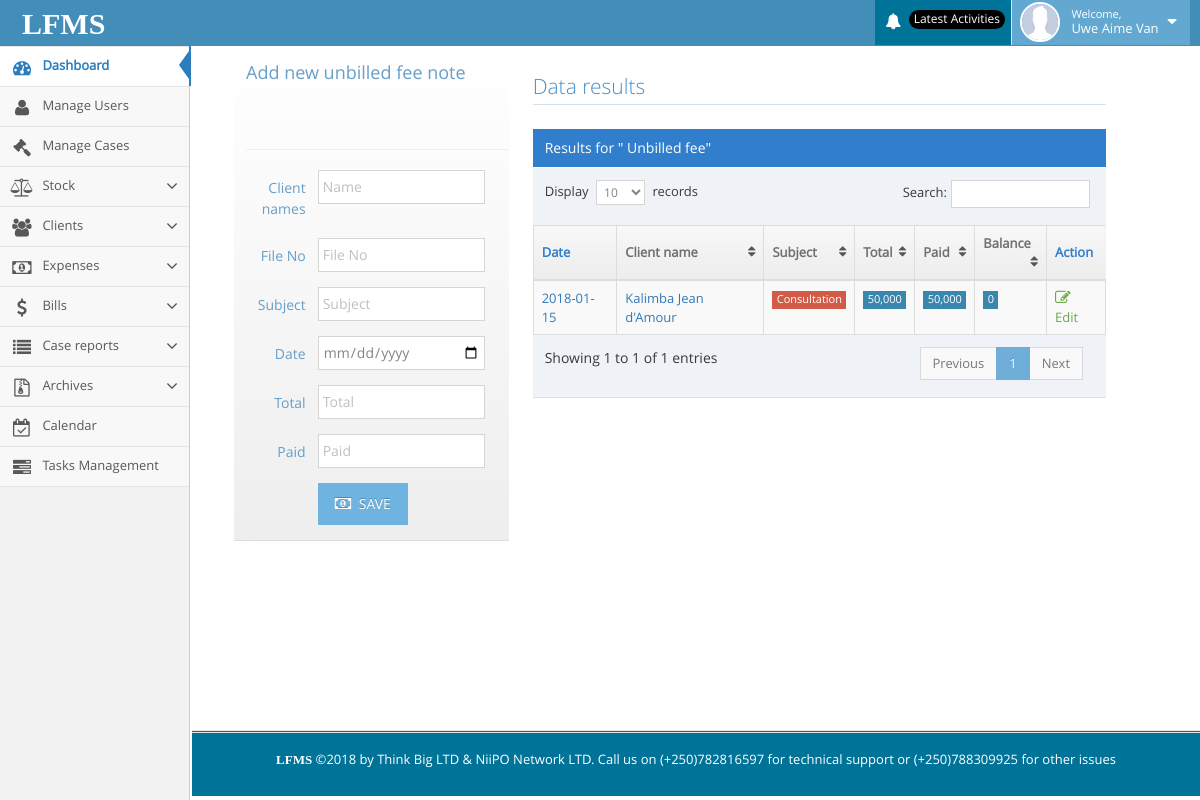
Screenshot of /lfms/unbilled_fee.php (signed in) with the database file from the repository.
### tables this page shows
CREATE TABLE IF NOT EXISTS `permission` (
  `id` int(11) NOT NULL AUTO_INCREMENT,
  `user_id` varchar(100) NOT NULL,
  `permissions` varchar(200) NOT NULL,
  PRIMARY KEY (`id`)
);

CREATE TABLE IF NOT EXISTS `unbilled_fee` (
  `id` int(11) NOT NULL AUTO_INCREMENT,
  `client_name` varchar(200) NOT NULL,
  `file_number` varchar(200) NOT NULL,
  `subject` varchar(200) NOT NULL,
  `date` date NOT NULL,
  `total` varchar(200) NOT NULL,
  `paid` varchar(200) NOT NULL,
  PRIMARY KEY (`id`)
);

### lfms/unbilled_fee.php (the view, shortened to what this page needs)
<?php include("include/header.php");?>
<div class="container" style="margin-right: 50px;width: 80%;">
    <div class="page-content">
        <div class="col-xs-12 col-sm-12 col-md-4">
            <div class="widget-header"  style="background-color:  #ff9999;">
                <h4 class="widget-title">Add new unbilled fee note</h4>
                <br><br><br><hr>
                <form class="form-horizontal" role="form" method="POST">
                    <div class="form-group">
                        <label class="col-sm-3 control-label no-padding-right" for="form-field-1">Client names</label>
                        <div class="col-sm-8">
                            <input type="text" id="form-field-1" name="client_names" placeholder="Name" class="form-control"/>
                        </div>
                    </div>
                    <div class="form-group">
                        <label class="col-sm-3 control-label no-padding-right" for="form-field-2">File No </label>
                        <div class="col-sm-8">
                            <input type="text" id="form-field-2" name="file_no" placeholder="File No" class="form-control"/>
                        </div>
                    </div>
                    <div class="form-group">
                        <label class="col-sm-3 control-label no-padding-right" for="form-field-2">Subject </label>
                        <div class="col-sm-8">
                            <input type="text" id="form-field-2" name="subject" placeholder="Subject" class="form-control"/>
                        </div>
                    </div>
                    <div class="form-group">
                        <label class="col-sm-3 control-label no-padding-right" for="timepicker1">Date</label>
                        <div class="col-sm-8">
                                <input type="date" name="unbill_date" class="form-control" />
                        </div>
                    </div>
                    <div class="form-group">
                        <label class="col-sm-3 control-label no-padding-right" for="form-field-2">Total </label>
                        <div class="col-sm-8">
                            <input type="text" id="form-field-2" name="total" placeholder="Total" class="form-control"/>
                        </div>
                    </div>
                    <div class="form-group">
                        <label class="col-sm-3 control-label no-padding-right" for="form-field-2">Paid </label>
                        <div class="col-sm-8">
                            <input type="text" id="form-field-2" name="paid" placeholder="Paid" class="form-control"/>
                        </div>
                    </div>
                    <div class="form-group">
                        <div class="col-md-offset-3 col-md-9">
                                <button class="btn btn-info" type="submit" name="save">
                                    <i class="ace-icon fa fa-money bigger-110"></i>
                                    SAVE
                                </button>
                        </div>
                    </div>
                </form>
            </div>
        </div>
        <div class="col-xs-12 col-sm-12 col-md-8">
                <h3 class="header smaller lighter blue">Data results</h3>
                <div class="clearfix">
                </div>
                <div class="table-header">
                    Results for " Unbilled fee"
                </div>
                <div>
                    <table id="dynamic-table" class="table table-striped table-bordered table-hover">
                        <thead>
                            <tr>
                                <th>Date</th>
                                <th>Client name</th>
                                <th>Subject</th>
                                <th>Total</th>
                                <th>Paid</th>
                                <th>Balance</th>
                                <th>Action</th>
                            </tr>
                        </thead>
                        <tbody>
                            <?php
                                $select = "SELECT * FROM unbilled_fee ORDER BY id DESC";
                                $result = mysqli_query($db,$select);
                                while ($row = mysqli_fetch_array($result)) {
                                    $id         = $row['id'];
                                    $client_name       = $row['client_name'];
                                    $subject   = $row['subject'];
                                    $date     = $row['date'];
                                    $total       = $row['total'];
                                    $paid       = $row['paid'];
                                    $balance  = $total - $paid;
                            ?>
                            <tr>
                                <td>
                                    <a href="#"><?php echo $date;?></a>
                                </td>
                                <td>
                                    <a href="#"><?php echo $client_name;?></a>
                                </td>
                                <td class="hidden-480"><span class="label label-sm label-danger"><?php echo $subject;?></span></td>
                                <td><span class="label label-sm label-info"><?php echo number_format($total)?></span></td>
                                <td class="hidden-480">
                                    <span class="label label-sm label-info"><?php echo number_format($paid)?></span>
                                </td>
                                <td>
                                    <span class="label label-sm label-info"><?php echo number_format($balance)?></span>
                                </td>
                                <td>
                                    <a href="edit_unbilled_fee.php?unbilled_fee_id=<?php echo $id?>" class="tooltip-success" data-rel="tooltip" title="Edit info">
                                        <span class="green">
                                            <i class="ace-icon fa fa-pencil-square-o bigger-120"></i>
                                             Edit
                                        </span>
                                    </a>
                                </td>
                            </tr>
                            <?php }?>
                        </tbody>
                    </table>
                </div>
        </div>
    </div>
</div>
<?php include("include/footer.php");?>

### lfms/include/header.php (shortened to what this page needs)
<?php include("include/connection.php"); ?>
<!DOCTYPE html>
<html lang="en">
<head>
    <link rel="stylesheet" href="assets/css/bootstrap.min.css"/>
    <link rel="stylesheet" href="assets/font-awesome/4.5.0/css/font-awesome.min.css"/>
    <link rel="stylesheet" href="assets/css/ace.min.css" class="ace-maican-stylesheet" id="main-ace-style"/>
    <link rel="stylesheet" href="assets/css/ace-skins.min.css"/>
    <link rel="stylesheet" href="assets/css/ace-rtl.min.css"/>
</head>
<body class="no-skin">
<div id="navbar" class="navbar navbar-default ace-save-state">
    <div class="navbar-container ace-save-state" id="navbar-container">
        <div class="navbar-header pull-left">
            <a href="home.php" class="navbar-brand" style="margin-top:4px;">
                <small>
                    <span style="color:#fff;font-weight:bold;font-family:century gothic;font-size:30px;">LFMS</span>
                </small>
            </a>
        </div>
        <div class="navbar-buttons navbar-header pull-right" role="navigation">
            <ul class="nav ace-nav">
                <?php
                if (isset($_SESSION['user_id'])) {
                    $user_id = $_SESSION['user_id'];
                    $username = $_SESSION['username'];
                    ?>
                    <li class="purple dropdown-modal">
                        <a data-toggle="dropdown" class="dropdown-toggle" href="#" style="background-color: #007399;">
                            <i class="ace-icon fa fa-bell icon-animated-bell"></i>
                            <span class="badge badge-important" style="background-color: #000;">Latest Activities</span>
                        </a>
                    </li>
                    <li class="light-blue dropdown-modal">
                        <a data-toggle="dropdown" href="#" class="dropdown-toggle">
                            <img class="nav-user-photo" src="images/a.jpg" alt="Username"/>
                            <span class="user-info">
                                    <small>Welcome,</small>
                                <?php echo $username; ?>
                                </span>
                            <i class="ace-icon fa fa-caret-down"></i>
                        </a>
                    </li>
                <?php } ?>
            </ul>
        </div>
    </div>
</div>
<div class="main-container ace-save-state" id="main-container">
    <div id="sidebar" class="sidebar responsive ace-save-state">
        <ul class="nav nav-list">
            <li class="active">
                <a href="home.php">
                    <i class="menu-icon fa fa-tachometer"></i>
                    <span class="menu-text"> Dashboard </span>
                </a>
            </li>
            <?php
            $select_all_permission = "SELECT * FROM permission WHERE `user_id` = '" . $user_id . "'";
            $result_all_permission = mysqli_query($db, $select_all_permission);
            while ($row_all = mysqli_fetch_array($result_all_permission)) {
                $permission_all = $row_all['permissions'];
                if ($permission_all == 2) {
                    ?>
                    <li class="">
                        <a href="super_lawyer_page.php">
                            <i class="menu-icon fa fa-user"></i>
                            <span class="menu-text"> Manage Users </span>
                        </a>
                    </li>
                <?php } elseif ($permission_all == 3) {
                    ?>
                    <li class="">
                        <a href="my_case.php">
                            <i class="menu-icon fa fa-legal"></i>
                            <span class="menu-text"> Manage Cases </span>
                        </a>
                    </li>
                <?php } elseif ($permission_all == 5) {
                    ?>
                    <li class="">
                        <a href="#" class="dropdown-toggle">
                            <i class="menu-icon fa fa-group"></i>
                            <span class="menu-text"> Clients </span>
                            <b class="arrow fa fa-angle-down"></b>
                        </a>
                    </li>
                    <?php
                } elseif ($permission_all == 4) {
                    ?>
                    <li class="">
                        <a href="#" class="dropdown-toggle">
                            <i class="menu-icon fa fa-balance-scale"></i>
                            <span class="menu-text"> Stock</span>
                            <b class="arrow fa fa-angle-down"></b>
                        </a>
                    </li>
                    <?php
                } elseif ($permission_all == 6) {
                    ?>
                    <li class="">
                        <a href="#" class="dropdown-toggle">
                            <i class="menu-icon fa fa-money"></i>
                            <span class="menu-text"> Expenses</span>
                            <b class="arrow fa fa-angle-down"></b>
                        </a>
                    </li>
                    <?php
                } elseif ($permission_all == 7) {
                    ?>
                    <li class="">
                        <a href="#" class="dropdown-toggle">
                            <i class="menu-icon fa fa-dollar"></i>
                            <span class="menu-text"> Bills </span>
                            <b class="arrow fa fa-angle-down"></b>
                        </a>
                    </li>
                    <?php
                } elseif ($permission_all == 8) {
                    ?>
                    <li class="">
                        <a href="#" class="dropdown-toggle">
                            <i class="menu-icon fa fa-list"></i>
                            <span class="menu-text"> Case reports </span>
                            <b class="arrow fa fa-angle-down"></b>
                        </a>
                    </li>
                    <li class="">
                        <a href="#" class="dropdown-toggle">
                            <i class="menu-icon fa fa-file-archive-o"></i>
                            <span class="menu-text"> Archives </span>
                            <b class="arrow fa fa-angle-down"></b>
                        </a>
                    </li>
                <?php } elseif ($permission_all == 9) {
                    ?>
                    <li class="">
                        <a href="calendar.php">
                            <i class="menu-icon fa fa-calendar-check-o"></i>
                            <span class="menu-text"> Calendar </span>
                        </a>
                    </li>
                <?php } elseif ($permission_all == 10) {
                    ?>
                    <li class="">
                        <a href="tasks.php">
                            <i class="menu-icon fa fa-tasks"></i>
                            <span class="menu-text"> Tasks Management </span>
                        </a>
                    </li>
                <?php }
            } ?>
        </ul>
    </div>
</div>
</body>
</html>

### rows the page displays
permission: permissions "2" (drawn)
permission: permissions "3" (drawn)
permission: permissions "4" (drawn)
permission: permissions "5" (drawn)
permission: permissions "6" (drawn)
permission: permissions "7" (drawn)
permission: permissions "8" (drawn)
permission: permissions "9" (drawn)
permission: permissions "10" (drawn)
unbilled_fee: date "2018-01-15", client_name "Kalimba Jean d'Amour", subject "Consultation", total "50,000", paid "50,000", balance "0"

### other values shown
$username "Uwe Aime Van"
